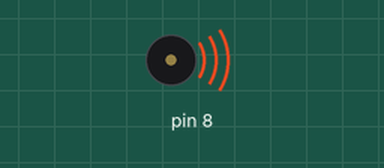
A sketch run on a simulated Arduino Uno, built with avr-gcc and run on an emulated ATmega328P. Parts: buzzer (waves = sounding).

Above: at 0.05 s.
Timing chart, 0 to 3.0 s (numbered marks = the images above):
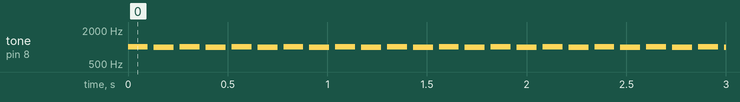

Measured:
- by itself, tone on pin 8: repeats every 0.26 s: silent 0.03 s, 1000 Hz 0.10 s, silent 0.03 s, 1010 Hz 0.10 s

The sketch:

measure.ino
```cpp
// measure.ino
int trig = 3,echo = 5;
void setup() {
	Serial.begin(9600);
	pinMode(trig,OUTPUT);
	pinMode(echo,INPUT_PULLUP);
}

void loop() {
	// digitalWrite(trig, LOW);
	// delayMicroseconds(2);
	// digitalWrite(trig, HIGH);
	// delayMicroseconds(10);
	// digitalWrite(trig, LOW);
	// double d = (double)pulseIn(echo, HIGH) * 0.017;
	// Serial.println(d);
	// tone(8,(int)d+1000,100);
	tone(8,1010,100);
	delay(130);
	noTone(8);
	tone(8,1000,100);
	delay(130);
	noTone(8);
}
```
